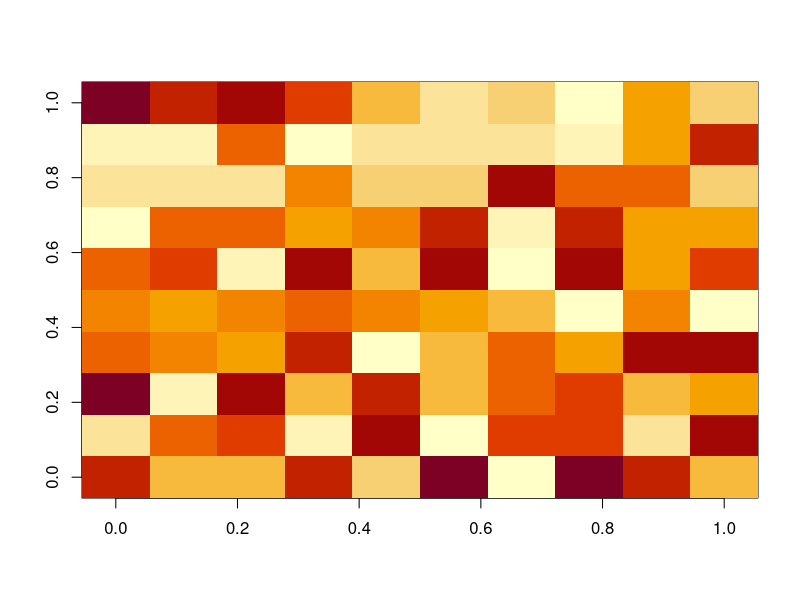
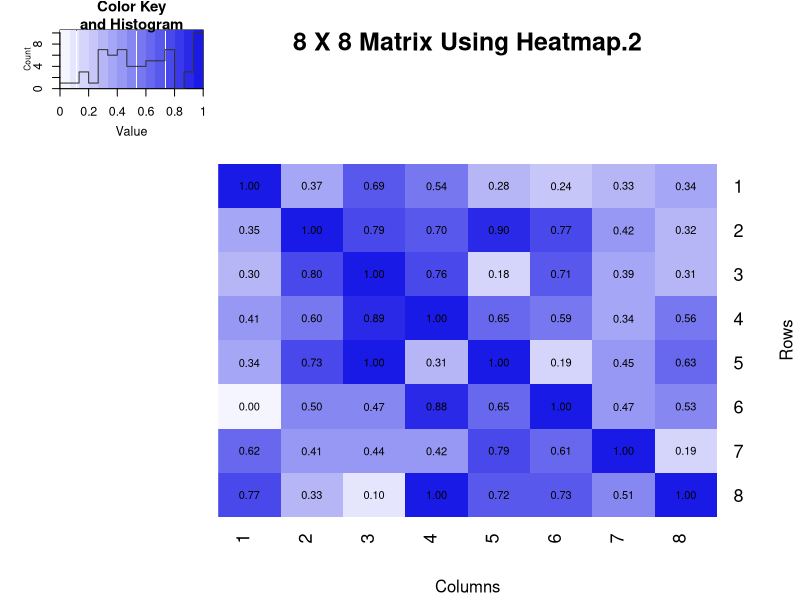
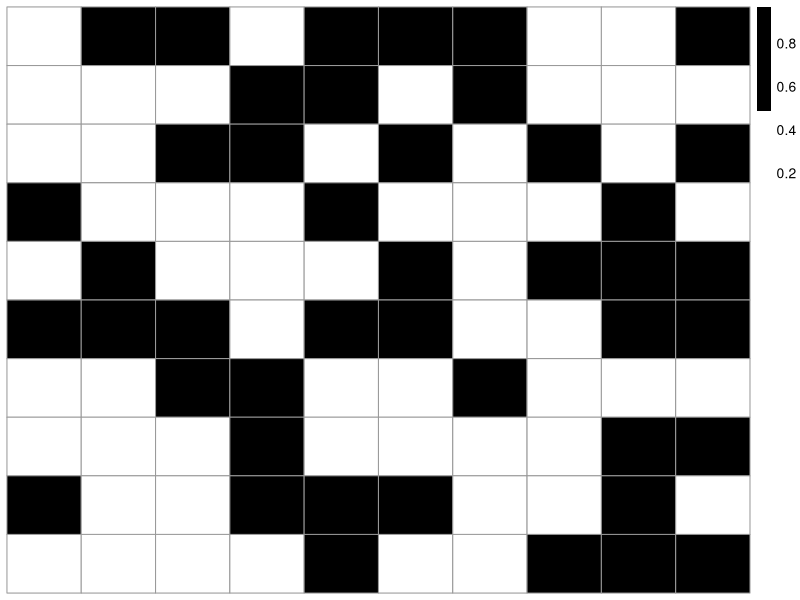

Source code (R) for these figures, in order:
# Visualisation

m = matrix(runif(100),10,10)
image(m)

#http://stackoverflow.com/questions/5638462/r-image-of-a-pixel-matrix

library(gplots)

#Build the matrix data to look like a correlation matrix
x <- matrix(rnorm(64), nrow=8)
x <- (x - min(x))/(max(x) - min(x)) #Scale the data to be between 0 and 1
for (i in 1:8) x[i, i] <- 1.0 #Make the diagonal all 1's

#Format the data for the plot
xval <- formatC(x, format="f", digits=2)
pal <- colorRampPalette(c(rgb(0.96,0.96,1), rgb(0.1,0.1,0.9)), space = "rgb")

#Plot the matrix
x_hm <- heatmap.2(x, Rowv=FALSE, Colv=FALSE, dendrogram="none", 
                  main="8 X 8 Matrix Using Heatmap.2", xlab="Columns", ylab="Rows", 
                  col=pal, tracecol="#303030", trace="none", cellnote=xval, notecol="black", 
                  notecex=0.8, keysize = 1.5, margins=c(5, 5))

#  Heatmap

library(pheatmap)

# Create a 10x10 matrix of random numbers
m = matrix(runif(100), 10, 10)

# Save output to jpeg
jpeg("heatmap.jpg")

pheatmap(m, cluster_row = FALSE, cluster_col = FALSE, color=gray.colors(2,start=1,end=0))

dev.off()
